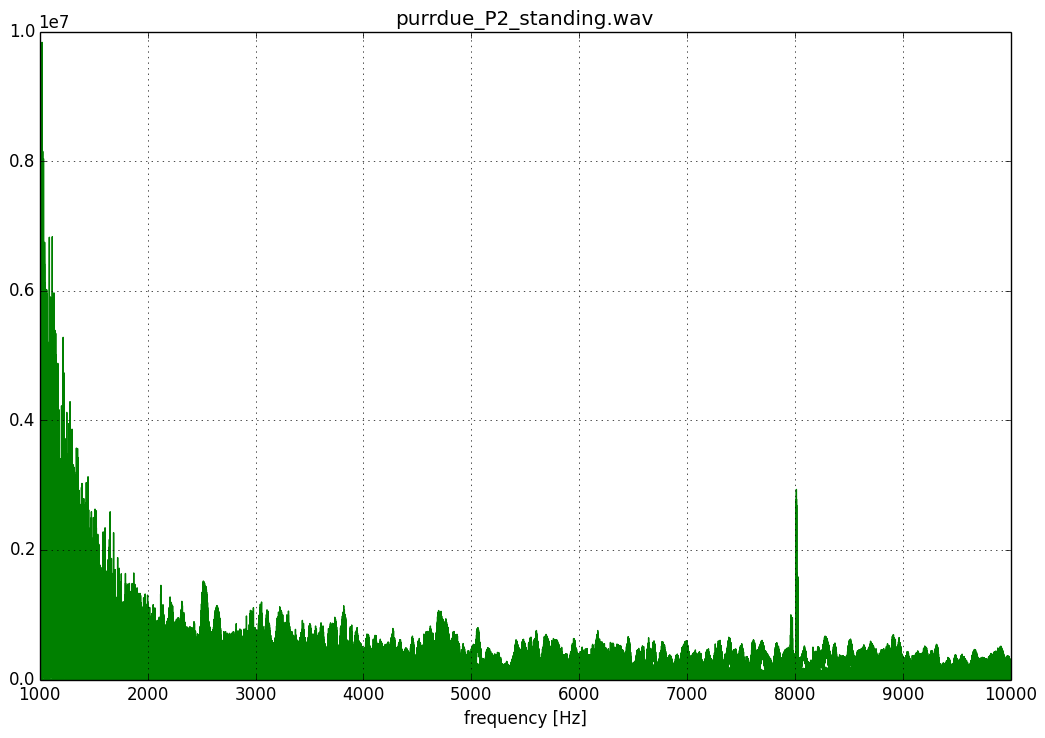
#> input picture teamTAKEDOWN/Experiments/Collected/test.png, 1045 x 738 px, found by its file name
$ python test13.py   (older library calls are emulated)
#> lines starting #> are read from the running program, lines starting #| are printed output that depends on the picture; pictures that were not available may be replaced by others from this repository, and a replacement may not be noted
import cv2
import os
from skimage.measure import compare_ssim as ssim
import matplotlib.pyplot as plt
import numpy as np


imgarrO=[] #images in directory O
imgarrX=[] #images in directory X

#load images
for file in os.listdir("./O"):
    if file.endswith(".png"):
        imgarrO.append(file)

for file in os.listdir("./X"):
    if file.endswith(".png"):
        imgarrX.append(file)

#print(imgarrX)

#test image which compare with images in directory O
testImgFile='test.png'
testImgBW = cv2.imread(testImgFile,cv2.CV_LOAD_IMAGE_GRAYSCALE)
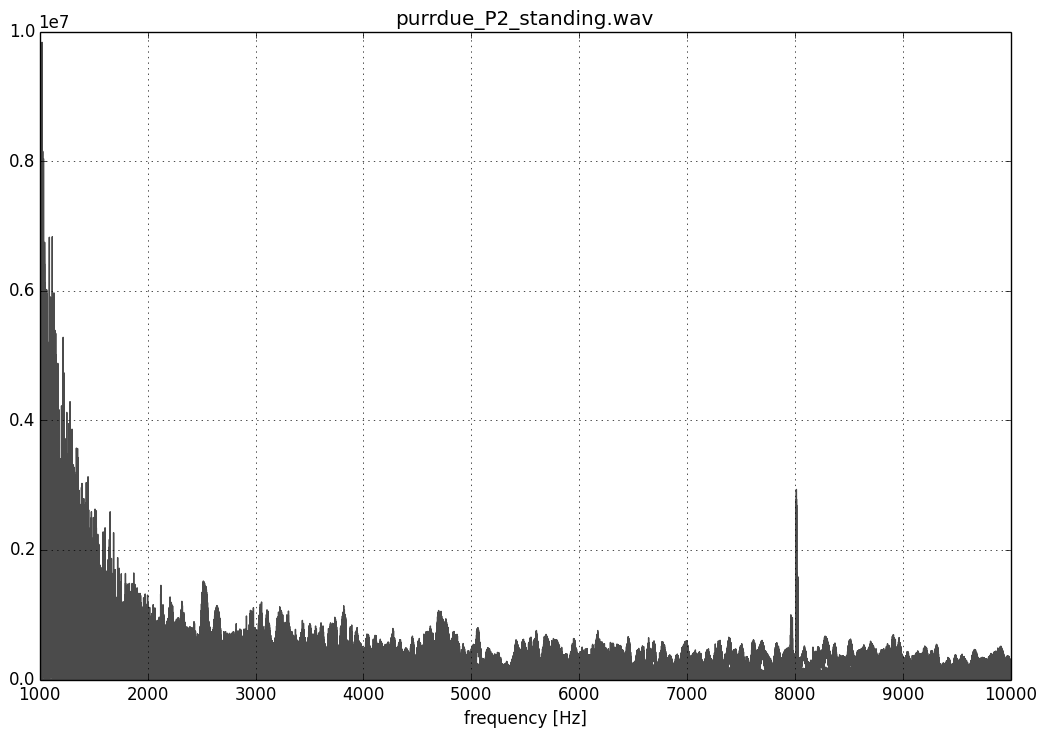
#> testImgBW: shape (738, 1045); min 0, max 255, mean 238.6
testImg = cv2.imread(testImgFile)
#> testImg is the input picture: shape (738, 1045, 3); mean B, G, R 233.2, 242.4, 233.2

#temp code
"""
while(True):
    cv2.imshow(testImgFile,testImg)
    if cv2.waitKey(1) & 0xFF == ord('q'):
        break
"""

combinedImgAndSsim={}
combinedImgs=[]
#compare similarity between test image and file in O dir
for fname in imgarrX:
    oImgBW = cv2.imread("./X/"+fname,cv2.CV_LOAD_IMAGE_GRAYSCALE)
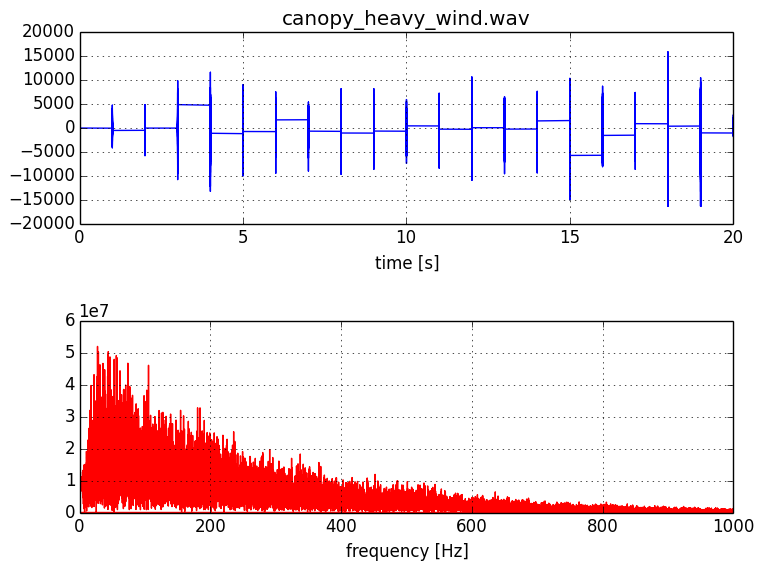
#> input picture teamTAKEDOWN/Experiments/FFT1000/X/canopy_heavy_wind_wav_fft.png, 763 x 571 px, found by its file name
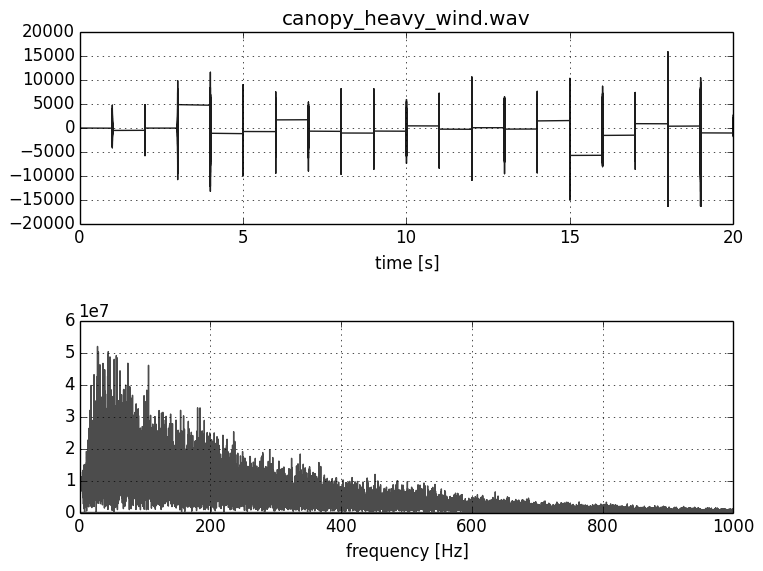
#> oImgBW: shape (571, 763); min 0, max 255, mean 235.8
    oImg = cv2.imread("./X/"+fname)
#> oImg is the input picture: shape (571, 763, 3); mean B, G, R 233.9, 231.2, 245.7
#> (the run stopped early here; a loop or call above may not have finished)
